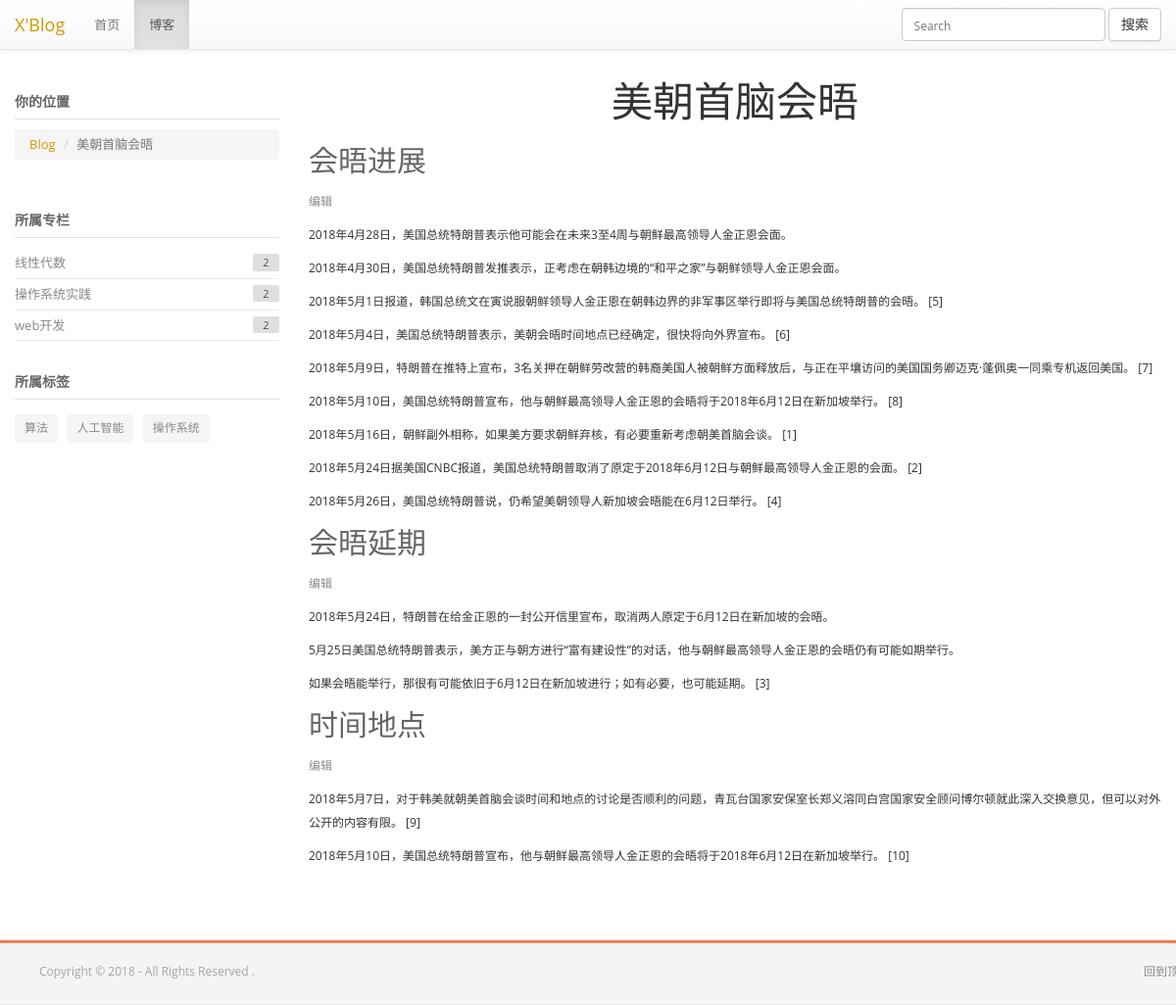
Page /blog/1/ on the committed database.
### blog/models.py (models this page shows, shortened)
class Blog(models.Model):#还是要一个用户，要不然被访问了记录不了ip地址
    id = models.AutoField(primary_key=True)
    visitedtime = models.PositiveIntegerField("访问次数", default=0, editable=False)
    title = models.CharField("标题", max_length=50)
    publish_date = models.DateTimeField("发布时间",auto_now_add=True)
    modified_date = models.DateTimeField("最后修改时间", auto_now=True)
    blog_text = RichTextField("博客正文", default="请输入你的博客")
    def increase_views(self):
        self.visitedtime += 1
        self.save(update_fields=['visitedtime'])
    pass

class Category(models.Model):
    id = models.AutoField(primary_key=True)
    name = models.CharField("专栏名称", max_length=30, unique=True)
    pass

class Tag(models.Model):
    id = models.AutoField(primary_key=True)
    name = models.CharField("标签名称", max_length=30, unique=True)
    pass

### blog/views.py (the view)
# urls.py: path('<int:bid>/',views.blog_single_page),
def blog_single_page(request,bid):
    blog = get_object_or_404(Blog, pk=bid)
    blog.increase_views()
    ip = request.META.get("HTTP_X_FORWARDED_FOR", request.META.get("REMOTE_ADDR", None))
    try:
        user = get_object_or_404(User, ip=ip)
        user_blog = get_object_or_404(User_visit_Blog,user=user,web=blog)
        user_blog.counter += 1
        user_blog.save(update_fields=['last_read_time','counter'])
    except Http404:
        if user == None:
            user = User(ip=ip)
            user_blog = User_visit_Blog(user=user,web=blog)
            user.save()
            user_blog.save()
        else:
            user_blog = User_visit_Blog(user=user,web=blog)
            user_blog.save()
    blog.blog_text = markdown.markdown(blog.blog_text,
                                    extensions=[
                                        'markdown.extensions.extra',
                                        'markdown.extensions.codehilite',
                                        'markdown.extensions.toc',
                                    ])
    categoriesrelation = Blog_Category_Relation.objects.filter(blog=blog)
    countlist = []
    categories = []
    tags=[]
    for c in categoriesrelation:
        categories.append(c.category)
    for c in categories:
        t = Blog_Category_Relation.objects.filter(category=c)
        countlist.append((c, len(t)))
    tagsrelation = Blog_Tag_Relation.objects.filter(blog=blog)
    for t in tagsrelation:
        tags.append(t.tag)
    return render(request,'blog_single_page.html', {'blog': blog, 'list': countlist, 'tags': tags})

### blog/templates/blog_single_page.html (shortened to what this page needs)
<!DOCTYPE html>
<html>
<head>
    {% load static %}
    <link type="text/css" rel='stylesheet' href="{% static 'css/bootstrap.css' %}">
    <link type="text/css" rel='stylesheet' href="{% static 'css/bootstrap-theme.css' %}">
    <link type="text/css" rel='stylesheet' href="{% static 'css/bootstrap.min.css' %}">
    <link type="text/css" data-themecolor="default" rel='stylesheet' href="{% static 'css/main-default.css' %}">
    <link rel="stylesheet" href="{% static 'css/github.css' %}">
</head>
<body>
<header class="navbar navbar-default navbar-fixed-top">
    <div class="container-fluid">
        <div class="navbar-header">
            <a class="navbar-brand" style="color:#cc9900">X'Blog</a>
        </div>
        <div class="collapse navbar-collapse" id="bs-example-navbar-collapse-1">
            <ul class="nav navbar-nav navbar-left">
                <li><a href="/">首页</a></li>
                <li class="active"><a href="/blog/">博客</a></li>
            </ul>
            <form class="navbar-form navbar-right" method="get" action="/search">
                <div class="form-group">
                    <input type="text" class="form-control" placeholder="Search" name="kw">
                </div>
                <button type="submit" class="btn btn-default">搜索</button>
            </form>
        </div>
    </div>
</header>
<br><br><br>
<div class="l-main-container">
    <div class="l-inner-page-container">
        <div class="container">
            <div class="row">
                <div class="col-md-9 col-md-push-3">
                    <div>
                        <h1 style="text-align:center">{{ blog.title }}</h1>
                    </div>
                    <div>
                        {{ blog.blog_text|safe }}
                    </div>
                </div>
                <div class="col-md-3 col-md-pull-9">
                    <div class="row b-col-default-indent">
                        <div class="col-md-12">
                            <div>
                                <h4 class="f-primary-b b-h4-special f-h4-special--gray f-h4-special">你的位置</h4>
                                <ol class="breadcrumb">
                                    <li><a href="/blog/" style="color:#cc9900">Blog</a></li>
                                    <li class="active">{{ blog.title }}</li>
                                </ol>
                            </div>
                        </div>
                        <div class="col-md-12">
                            <div class="b-categories-filter">
                                <h4 class="f-primary-b b-h4-special f-h4-special--gray f-h4-special">所属专栏</h4>
                                <ul>
                                    {% for c in list %}
                                    <li>
                                        <a class="f-categories-filter_name" href="/blog/category/{{ c.0.id }}">{{ c.0.name }}</a>
                                        <span class="b-categories-filter_count f-categories-filter_count">{{ c.1 }}</span>
                                    </li>
                                    {% empty %}
                                    <li>
                                        <a class="f-categories-filter_name">没有归属的专栏。</a>
                                    </li>
                                    {% endfor %}
                                </ul>
                            </div>
                        </div>
                        <div class="col-md-12">
                            <h4 class="f-primary-b b-h4-special f-h4-special--gray f-h4-special">所属标签</h4>
                            <div>
                                {% for t in tags %}
                                <a class="f-tag b-tag" href="/blog/tag/{{ t.id }}">{{ t.name }}</a>
                                {% empty %}
                                <p>没有对应的标签</p>
                                {% endfor %}
                            </div>
                        </div>
                    </div>
                </div>
            </div>
        </div>
    </div>
</div>
<footer>
    <div class="b-footer-primary">
        <div class="container">
            <div class="row">
                <nav class="navbar-left f-copyright">
                    <ul>Copyright © 2018 - All Rights Reserved .</ul>
                </nav>
                <nav class="navbar-right f-copyright">
                    <ul>
                        <a href="#" class="back-to-top"> 回到顶部 </a>
                    </ul>
                </nav>
            </div>
        </div>
    </div>
</footer>
</body>
</html>

### rows in the picture
Blog: title "美朝首脑会晤", blog_text "会晤进展 编辑 2018年4月28日，美国总统特朗普表示他可能会在未来3至4周与朝鲜最高领导人金正恩会面。 2018年4月30日，美国总统特朗普发推表示，正考虑在朝韩边境的“和平之家”与朝鲜领导人金正恩会面。 2018年5月1日报道，韩国总统文在寅说服朝鲜领导人金正恩在朝韩边界的非军事区举行即将与美国总统特朗普的会晤。 [5] 2018年5月4日，美国总统特朗普表示，美朝会晤时间地点已经确定，很快将向外界宣布。 [6] 2018年5月9日，特朗普在推特上宣布，3名关押在朝鲜劳改营的韩裔美国人被朝鲜方面释放后，与正在平壤访问的美国国务卿迈克·蓬佩奥一同乘专机返回美国。 [7] 2018年5月10日，美国总统特朗普宣布，他与朝鲜最高领导人金正恩的会晤将于2018年6月12日在新加坡举行。 [8] 2018年5月16日，朝鲜副外相称，如果美方要求朝鲜弃核，有必要重新考虑朝美首脑会谈。 [1] 2018年5月24日据美国CNBC报道，美国总统特朗普取消了原定于2018年6月12日与朝鲜最高领导人金正恩的会面。 [2] 2018年5月26日，美国总统特朗普说，仍希望美朝领导人新加坡会晤能在6月12日举行。 [4] 会晤延期 编辑 2018年5月24日，特朗普在给金正恩的一封公开信里宣布，取消两人原定于6月12日在新加坡的会晤。 5月25日美国总统特朗普表示，美方正与朝方进行“富有建设性”的对话，他与朝鲜最高领导人金正恩的会晤仍有可能如期举行。 如果会晤能举行，那很有可能依旧于6月12日在新加坡进行；如有必要，也可能延期。 [3] 时间地点 编辑…"
Category: name "线性代数", c "2"
Category: name "操作系统实践", c "2"
Category: name "web开发", c "2"
Tag: name "算法"
Tag: name "人工智能"
Tag: name "操作系统"
